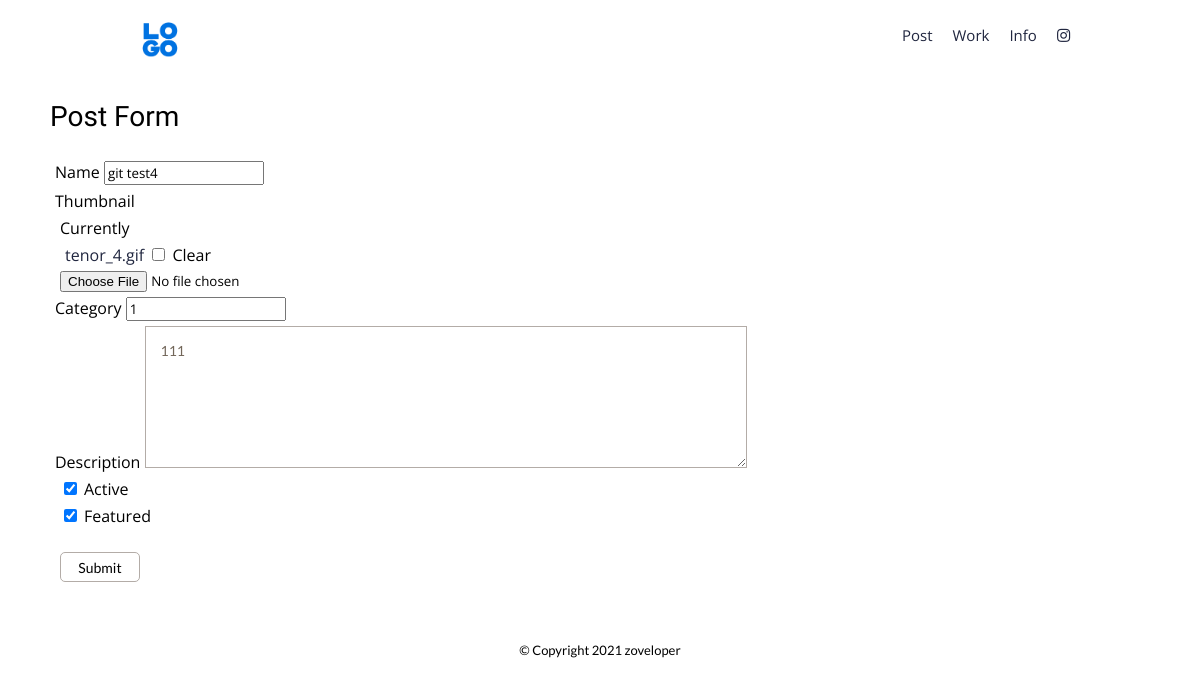
/update_post/5/ (signed in), run on an earlier commit of the app's database.
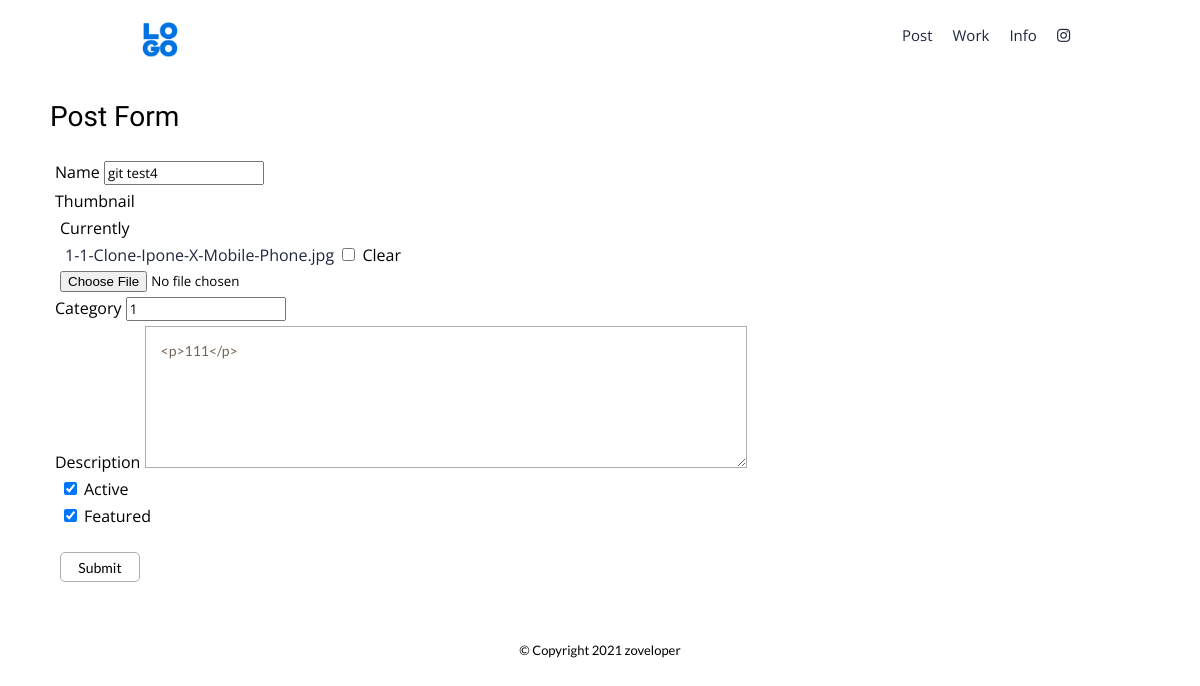
And on a later commit of the database.
### base/models.py (models this page shows, shortened)
class Post(models.Model):
    name = models.CharField(max_length=200, null=True, blank=True)
    thumbnail = models.ImageField(null=True, blank=True, default='/placeholder.png')
    category = models.CharField(max_length=200, null=True, blank=True)
    description = RichTextUploadingField(null=True, blank=True)
    active = models.BooleanField(default=False)
    featured = models.BooleanField(default=False)
    id = models.AutoField( editable=False, primary_key=True)

### base/views.py (the view)
# urls.py: path('update_post/<str:pk>/', views.updatePost, name="update_post"),
@login_required(login_url="home")
def updatePost(request, pk):
    post = Post.objects.get(id=pk)
    form = PostForm(instance=post)
    if request.method == 'POST':
        form = PostForm(request.POST, request.FILES, instance=post)
        if form.is_valid():
            form.save()
        return redirect('home')
    context = {'form':form}
    return render(request,'base/post_form.html', context)

### base/forms.py
class PostForm(ModelForm):
    class Meta:
        model = Post
        fields='__all__'

### base/templates/base/post_form.html (shortened to what this page needs)
{% extends 'base/main.html' %}
{% load static%}
{% load crispy_forms_tags %}
{% block content %}
<h3>Post Form</h3>
<div class="form-wrapper">
    <form class = "post-form-container" action="" method="POST" enctype="multipart/form-data">
                {{form|crispy}}
        <input class= "btn-primary" type="submit" value="Submit">
    </form>
</div>
{% endblock content %}

### base/templates/base/main.html (shortened to what this page needs)
<!DOCTYPE html>
{%  load static %}
<html lang="en">
<head>
    <link rel="stylesheet" href="https://cdnjs.cloudflare.com/ajax/libs/font-awesome/5.12.1/css/all.min.css">
    <link rel="stylesheet" type="text/css" href="{% static 'css/default.css' %}">
</head>
<body onload="document.body.style.opacity='1'">
    <div class="wrapper fade-in">
    {% include 'base/navbar.html'%}
    {%  block content %}{% endblock content %}
</div>
</body>
<footer>&copy; Copyright 2021 zoveloper</footer>
</html>

### base/templates/base/navbar.html (shortened to what this page needs)
{% load static %}
    <nav class="navbar">
        <div class="navbar-wrapper">
        <a href="{% url 'home' %}"><img class="logo" type="image" src="{% static 'images/logo_sample.png'%}" ></a>
        <ul id="mn1" class="main-nav">
            {% if request.user.is_authenticated %}
            <li id="main-nav-6"><a href="{% url 'create_post' %}">Post</a></li>
            {% endif %}
            <li class="main-nav-item"><a href="{% url 'home' %}">Work</a></li>
            <li class="main-nav-item"><a href="{% url 'contact' %}">Info</a></li>
            <li><a href="#" ><i class="fab fa-instagram"></i></a></li>
        </ul>
    </div>
    </nav>

### static/css/default.css (style rules this page uses)
:root { --mainColor:#eaeaea; --secondaryColor:#fff; --borderColor:#c1c1c1; --mainText:black; --secondaryText:#4b5156; --themeDotBorder:#24292e; --previewBg:rgb(251,249,243,0.8); }
html, body { padding:0; margin:0; }
body { opacity: 0; transition: opacity 1s; }
h1, h2, h3, h4, h5, strong { color: var(--mainText); font-family: 'Orelega One', cursive; font-weight: 500; }
p,li, span, label, input, textarea { color: var(--mainText); font-family: 'Open Sans', sans-serif; }
a { text-decoration: none; color:#20263f; font-family: 'Open Sans', sans-serif; }
ul { list-style:none; }
h3 { font-size:28px; }
.navbar { display: flex; justify-content: space-between; align-items: center; background-color: white; padding-bottom: 0px; padding-top: 0px; position: fixed; top: 0; width: 100%; z-index: 3; width: 100%; }
.navbar-wrapper { display: flex; padding-left: 10%; padding-right: 10%; width: 100%; justify-content: space-between; }
.main-nav { display: flex; padding-left:0; }
.main-nav li { display: inline-block; padding: 8px 10px; }
.main-nav li a { transition: all 0.3s ease 0s; font-size: 15px; font-family: 'Open Sans', sans-serif; }
.logo { padding: 0; margin: 10px; height: 60px; width: 60px; object-fit: cover; border-radius: 5px 5px 5px 5px; }
h3 { margin-top: 100px; margin-left: 50px; }
.form-wrapper { margin-left: 50px; margin-bottom: 50px; }
.post-form-container div { margin: 5px; font-family: 'Roboto', sans-serif; }
.btn-primary, .btn-1, .btn-2,.btn-danger { width: 80px; height: 30px; padding: 0; margin: 20px 10px 10px 10px; font-family: 'Lato', sans-serif; font-size: 0.875em; color: black; outline:none; cursor: pointer; border: solid 1px #b3aca7; border-top: none; border-radius: 5px; background: transparent; outline: none; border: solid 1px #b3aca7; transition: all 0.3s ease-in-out; -webkit-transition: all 0.3s ease-in-out; -moz-transition: all 0.3s ease-in-out; -ms-transition: all 0.3s ease-in-out; }
textarea { width: 570px; max-width: 570px; height: 110px; max-height: 110px; padding: 15px; background: transparent; outline: none; color: #726659; font-family: 'Lato', sans-serif; font-size: 0.875em; border: solid 1px #b3aca7; transition: all 0.3s ease-in-out; -webkit-transition: all 0.3s ease-in-out; -moz-transition: all 0.3s ease-in-out; -ms-transition: all 0.3s ease-in-out; }
input::placeholder, textarea::placeholder { color: #aca49c; font-size: 0.875em; }
footer { text-align: center; margin:3% 0 1% 0; font-family: 'Lato', sans-serif; font-size: 13px; }

What changed in the data, as far as the page shows it:
changed Post "git test4": description "111" → "<p>111</p>"
Also different on the page:
text no longer shown: "Name Thumbnail Currently tenor_4.gif Clear Category Description Active Featured"
text now shown: "Name Thumbnail Currently 1-1-Clone-Ipone-X-Mobile-Phone.jpg Clear Category Description Active Featured"
